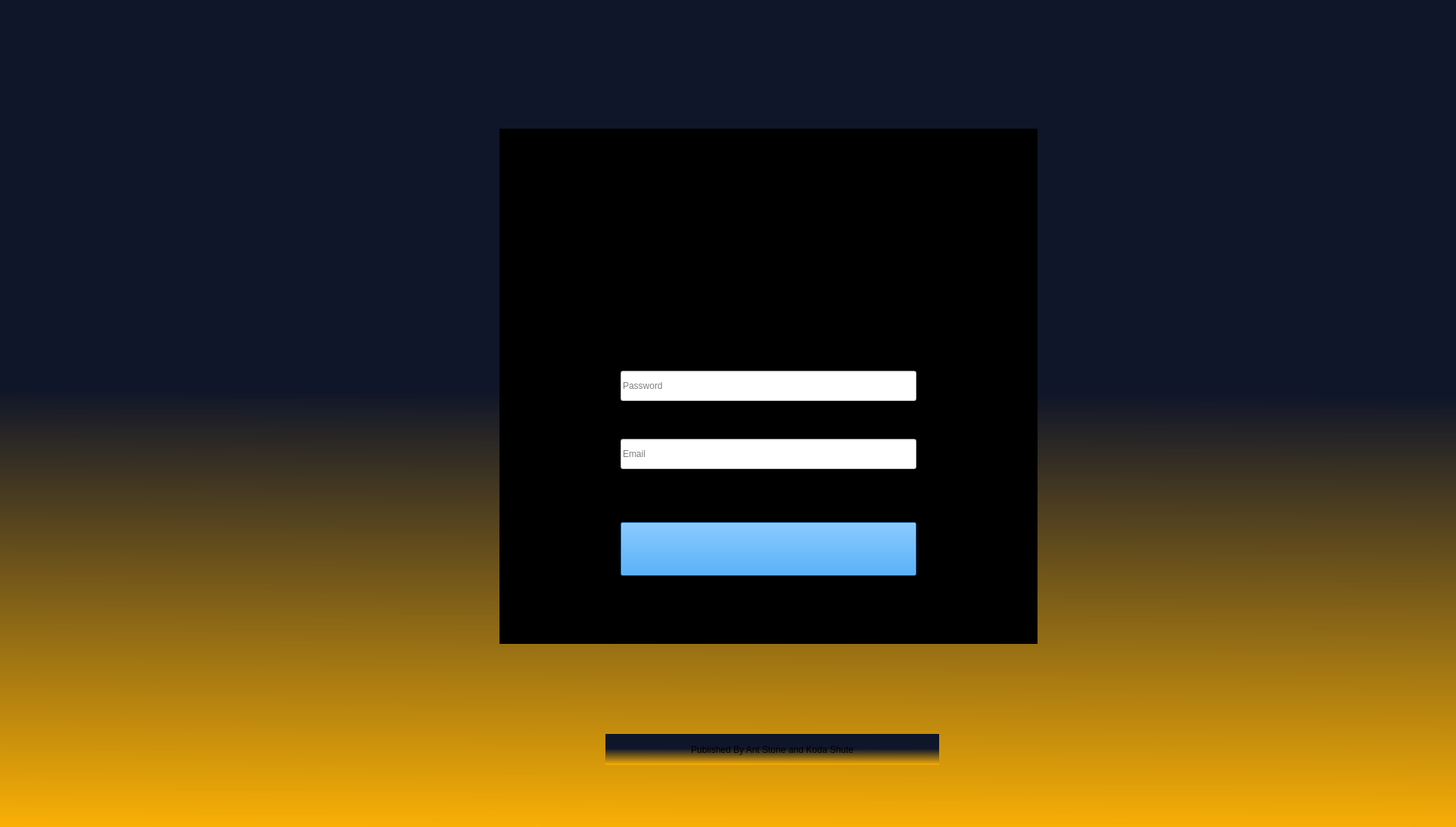
<?xml version="1.0" encoding="UTF-8"?>
<ui version="4.0">
 <class>LoginWindow</class>
 <widget class="QWidget" name="LoginWindow">
  <property name="geometry">
   <rect>
    <x>0</x>
    <y>0</y>
    <width>1924</width>
    <height>1093</height>
   </rect>
  </property>
  <property name="windowTitle">
   <string>Login</string>
  </property>
  <property name="styleSheet">
   <string notr="true">background-color: qlineargradient(spread:pad, x1:0.006, y1:0.471591, x2:0, y2:1, stop:0 rgba(16, 22, 41, 255), stop:1 rgba(250, 176, 5, 255));</string>
  </property>
  <widget class="QWidget" name="widget" native="true">
   <property name="geometry">
    <rect>
     <x>660</x>
     <y>170</y>
     <width>711</width>
     <height>681</height>
    </rect>
   </property>
   <property name="styleSheet">
    <string notr="true">background-color: rgb(0, 0, 0);</string>
   </property>
   <widget class="QLabel" name="label_register">
    <property name="geometry">
     <rect>
      <x>240</x>
      <y>590</y>
      <width>221</width>
      <height>41</height>
     </rect>
    </property>
    <property name="text">
     <string>Don't have an account? Register</string>
    </property>
    <property name="alignment">
     <set>Qt::AlignmentFlag::AlignCenter</set>
    </property>
   </widget>
   <widget class="QPushButton" name="pushButton_login">
    <property name="geometry">
     <rect>
      <x>160</x>
      <y>520</y>
      <width>391</width>
      <height>71</height>
     </rect>
    </property>
    <property name="styleSheet">
     <string notr="true">background-color: rgb(34, 139, 230);</string>
    </property>
    <property name="text">
     <string/>
    </property>
    <property name="icon">
     <iconset resource="userresources.qrc">
      <normaloff>:/imge/imge/continue.png</normaloff>:/imge/imge/continue.png</iconset>
    </property>
    <property name="iconSize">
     <size>
      <width>400</width>
      <height>400</height>
     </size>
    </property>
   </widget>
   <widget class="QLabel" name="label_forgotPassword">
    <property name="geometry">
     <rect>
      <x>430</x>
      <y>470</y>
      <width>110</width>
      <height>20</height>
     </rect>
    </property>
    <property name="text">
     <string>Forgot Password?</string>
    </property>
    <property name="alignment">
     <set>Qt::AlignmentFlag::AlignRight</set>
    </property>
   </widget>
   <widget class="QCheckBox" name="checkBox_remember">
    <property name="geometry">
     <rect>
      <x>170</x>
      <y>450</y>
      <width>211</width>
      <height>51</height>
     </rect>
    </property>
    <property name="text">
     <string>Remember Me</string>
    </property>
    <property name="iconSize">
     <size>
      <width>200</width>
      <height>200</height>
     </size>
    </property>
   </widget>
   <widget class="QLineEdit" name="lineEdit_password">
    <property name="geometry">
     <rect>
      <x>160</x>
      <y>320</y>
      <width>391</width>
      <height>40</height>
     </rect>
    </property>
    <property name="styleSheet">
     <string notr="true">background-color: rgb(255, 255, 255);</string>
    </property>
    <property name="echoMode">
     <enum>QLineEdit::EchoMode::Password</enum>
    </property>
    <property name="placeholderText">
     <string>Password</string>
    </property>
   </widget>
   <widget class="QLineEdit" name="lineEdit_email">
    <property name="geometry">
     <rect>
      <x>160</x>
      <y>410</y>
      <width>391</width>
      <height>40</height>
     </rect>
    </property>
    <property name="styleSheet">
     <string notr="true">background-color: rgb(255, 255, 255);</string>
    </property>
    <property name="placeholderText">
     <string>Email</string>
    </property>
   </widget>
   <widget class="QPlainTextEdit" name="plainTextEdit">
    <property name="geometry">
     <rect>
      <x>160</x>
      <y>280</y>
      <width>104</width>
      <height>31</height>
     </rect>
    </property>
    <property name="font">
     <font>
      <pointsize>15</pointsize>
      <bold>true</bold>
     </font>
    </property>
    <property name="frameShape">
     <enum>QFrame::Shape::NoFrame</enum>
    </property>
    <property name="verticalScrollBarPolicy">
     <enum>Qt::ScrollBarPolicy::ScrollBarAlwaysOff</enum>
    </property>
    <property name="horizontalScrollBarPolicy">
     <enum>Qt::ScrollBarPolicy::ScrollBarAlwaysOff</enum>
    </property>
    <property name="plainText">
     <string>Email</string>
    </property>
   </widget>
   <widget class="QPlainTextEdit" name="plainTextEdit_2">
    <property name="geometry">
     <rect>
      <x>160</x>
      <y>370</y>
      <width>104</width>
      <height>31</height>
     </rect>
    </property>
    <property name="font">
     <font>
      <pointsize>15</pointsize>
      <bold>true</bold>
     </font>
    </property>
    <property name="frameShape">
     <enum>QFrame::Shape::NoFrame</enum>
    </property>
    <property name="verticalScrollBarPolicy">
     <enum>Qt::ScrollBarPolicy::ScrollBarAlwaysOff</enum>
    </property>
    <property name="horizontalScrollBarPolicy">
     <enum>Qt::ScrollBarPolicy::ScrollBarAlwaysOff</enum>
    </property>
    <property name="plainText">
     <string>Password</string>
    </property>
   </widget>
   <widget class="QLabel" name="label">
    <property name="geometry">
     <rect>
      <x>220</x>
      <y>20</y>
      <width>281</width>
      <height>141</height>
     </rect>
    </property>
    <property name="text">
     <string/>
    </property>
    <property name="pixmap">
     <pixmap resource="userresources.qrc">:/imge/imge/TT.png</pixmap>
    </property>
    <property name="scaledContents">
     <bool>true</bool>
    </property>
   </widget>
   <widget class="QLabel" name="label_2">
    <property name="geometry">
     <rect>
      <x>290</x>
      <y>200</y>
      <width>171</width>
      <height>71</height>
     </rect>
    </property>
    <property name="text">
     <string/>
    </property>
    <property name="pixmap">
     <pixmap resource="userresources.qrc">:/imge/imge/L1.png</pixmap>
    </property>
    <property name="scaledContents">
     <bool>true</bool>
    </property>
   </widget>
  </widget>
  <widget class="QLabel" name="label_register_2">
   <property name="geometry">
    <rect>
     <x>800</x>
     <y>970</y>
     <width>441</width>
     <height>41</height>
    </rect>
   </property>
   <property name="text">
    <string>Published By Ant Stone and Koda Shute</string>
   </property>
   <property name="alignment">
    <set>Qt::AlignmentFlag::AlignCenter</set>
   </property>
  </widget>
 </widget>
 <resources>
  <include location="userresources.qrc"/>
 </resources>
 <connections/>
</ui>
